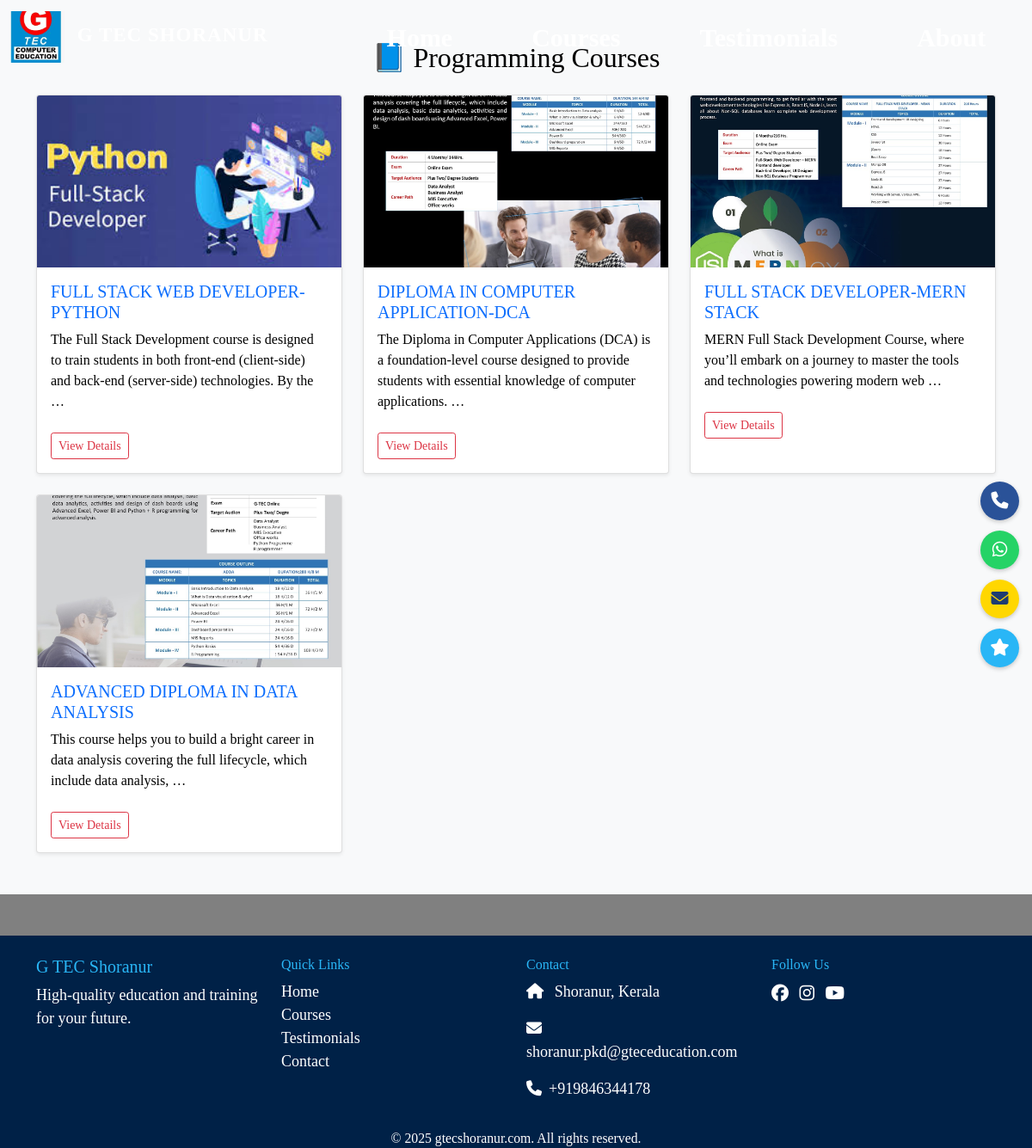
Screenshot of /categories/2/ with the database file from the repository.
### main/models.py (models this page shows, shortened)
class Category(models.Model):
    name = models.CharField(max_length=100)
    image = models.ImageField(upload_to='categories/', blank=True, null=True)

class Course(models.Model):
    COURSE_TYPE_CHOICES = [
        ('certificate', 'G-TEC Certificate'),
        ('diploma', 'G-TEC Diploma'),
        ('master', 'Master Course'),
        ('special', 'G-TEC Special Program'),
        ('sap', 'SAP Course'),
    ]
    title=models.CharField(max_length=200)
    description = models.TextField()
    image = models.ImageField(upload_to='courses/', blank=True)
    category = models.ForeignKey(Category, on_delete=models.CASCADE, related_name='courses')
    details = models.TextField(blank=True, null=True)      # Add this
    duration = models.CharField(max_length=100, blank=True)  # Optional
    course_type = models.CharField(max_length=20, choices=COURSE_TYPE_CHOICES)

### main/views.py (the view)
# urls.py: path('categories/<int:pk>/', CoursesByCategoryView.as_view(), name='courses_by_category'),
class CoursesByCategoryView(ListView):
    model = Course
    template_name = 'main/courses_by_category.html'
    context_object_name = 'courses'
    def get_queryset(self):
        self.category = get_object_or_404(Category, id=self.kwargs['pk'])
        return Course.objects.filter(category=self.category)
    def get_context_data(self, **kwargs):
        context = super().get_context_data(**kwargs)
        context['category'] = self.category
        return context

### main/templates/main/courses_by_category.html
{% extends 'main/base.html' %}
{% load static %}
{% block content %}
<section class="py-5 bg-light">
  <div class="container">
    <h2 class="text-center mb-4 text-black">📘 {{ category.name }} Courses</h2>
    {% if courses %}
    <div class="row g-4">
      {% for course in courses %}
      <div class="col-md-4 col-sm-6">
        <div class="card h-100 shadow-sm">
          {% if course.image %}
            <img src="{{ course.image.url }}" class="card-img-top" alt="{{ course.title }}" style="height: 200px; object-fit: cover;">
          {% endif %}
          <div class="card-body">
            <h5 class="card-title text-primary">{{ course.title }}</h5>
            <p class="card-text">{{ course.description|truncatewords:20 }}</p>
            <a href="{% url 'course_detail' course.pk %}" class="btn btn-outline-danger btn-sm mt-2">View Details</a>
          </div>
        </div>
      </div>
      {% endfor %}
    </div>
    {% else %}
      <p class="text-center text-muted">No courses available in this category.</p>
    {% endif %}
  </div>
</section>
{% endblock %}

### main/static/main/css/style.css (style rules this page uses)
html { scroll-behavior: smooth; }

### main/templates/main/base.html (style rules this page uses)
body { background-color: grey; font-family: 'Times New Roman', serif; color: #000000; }

### rows the page displays
Category: name "Programming"
Course: image (picture), title "FULL STACK WEB DEVELOPER-PYTHON", description "The Full Stack Development course is designed to train students in both front-end (client-side) and back-end (server-side) technologies. By the …"
Course: image (picture), title "DIPLOMA IN COMPUTER APPLICATION-DCA", description "The Diploma in Computer Applications (DCA) is a foundation-level course designed to provide students with essential knowledge of computer applications. …"
Course: image (picture), title "FULL STACK DEVELOPER-MERN STACK", description "MERN Full Stack Development Course, where you’ll embark on a journey to master the tools and technologies powering modern web …"
Course: image (picture), title "ADVANCED DIPLOMA IN DATA ANALYSIS", description "This course helps you to build a bright career in data analysis covering the full lifecycle, which include data analysis, …"
